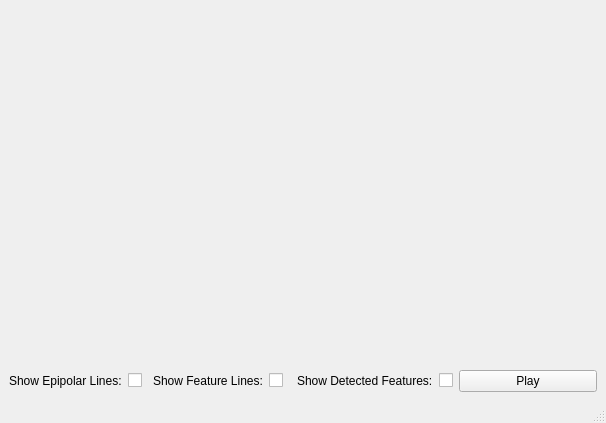
<?xml version="1.0" encoding="UTF-8"?>
<ui version="4.0">
 <class>MainWindow</class>
 <widget class="QMainWindow" name="MainWindow">
  <property name="geometry">
   <rect>
    <x>0</x>
    <y>0</y>
    <width>606</width>
    <height>423</height>
   </rect>
  </property>
  <property name="windowTitle">
   <string>MainWindow</string>
  </property>
  <widget class="QWidget" name="centralwidget">
   <layout class="QVBoxLayout" name="verticalLayout">
    <item>
     <layout class="QHBoxLayout" name="horizontalLayout">
      <item>
       <widget class="FrameComparisonWidget" name="_frameComparisonWidget" native="true"/>
      </item>
     </layout>
    </item>
    <item>
     <layout class="QHBoxLayout" name="horizontalLayout_5">
      <item>
       <layout class="QHBoxLayout" name="horizontalLayout_2">
        <item>
         <widget class="QLabel" name="label">
          <property name="text">
           <string>Show Epipolar Lines:</string>
          </property>
         </widget>
        </item>
        <item>
         <widget class="QCheckBox" name="_showEpipolesCheckBox">
          <property name="text">
           <string/>
          </property>
         </widget>
        </item>
       </layout>
      </item>
      <item>
       <layout class="QHBoxLayout" name="horizontalLayout_3">
        <item>
         <widget class="QLabel" name="label_2">
          <property name="text">
           <string>Show Feature Lines:</string>
          </property>
         </widget>
        </item>
        <item>
         <widget class="QCheckBox" name="_showFeatureLinesCheckBox">
          <property name="text">
           <string/>
          </property>
         </widget>
        </item>
       </layout>
      </item>
      <item>
       <layout class="QHBoxLayout" name="horizontalLayout_4">
        <item>
         <widget class="QLabel" name="label_3">
          <property name="text">
           <string>Show Detected Features:</string>
          </property>
         </widget>
        </item>
        <item>
         <widget class="QCheckBox" name="_detectedFeaturesCheckBox">
          <property name="text">
           <string/>
          </property>
         </widget>
        </item>
       </layout>
      </item>
      <item>
       <widget class="QPushButton" name="_playButton">
        <property name="text">
         <string>Play</string>
        </property>
       </widget>
      </item>
     </layout>
    </item>
   </layout>
  </widget>
  <widget class="QMenuBar" name="menubar">
   <property name="geometry">
    <rect>
     <x>0</x>
     <y>0</y>
     <width>606</width>
     <height>22</height>
    </rect>
   </property>
  </widget>
  <widget class="QStatusBar" name="statusbar"/>
 </widget>
 <customwidgets>
  <customwidget>
   <class>FrameComparisonWidget</class>
   <extends>QWidget</extends>
   <header>FrameComparisonWidget.h</header>
   <container>1</container>
  </customwidget>
 </customwidgets>
 <resources/>
 <connections/>
</ui>
